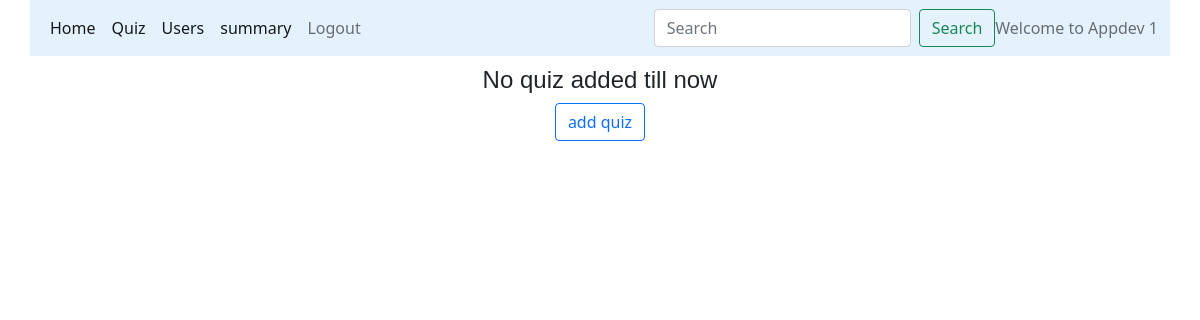
/quiz_management/Appdev 1, run on an earlier commit of the app's database.
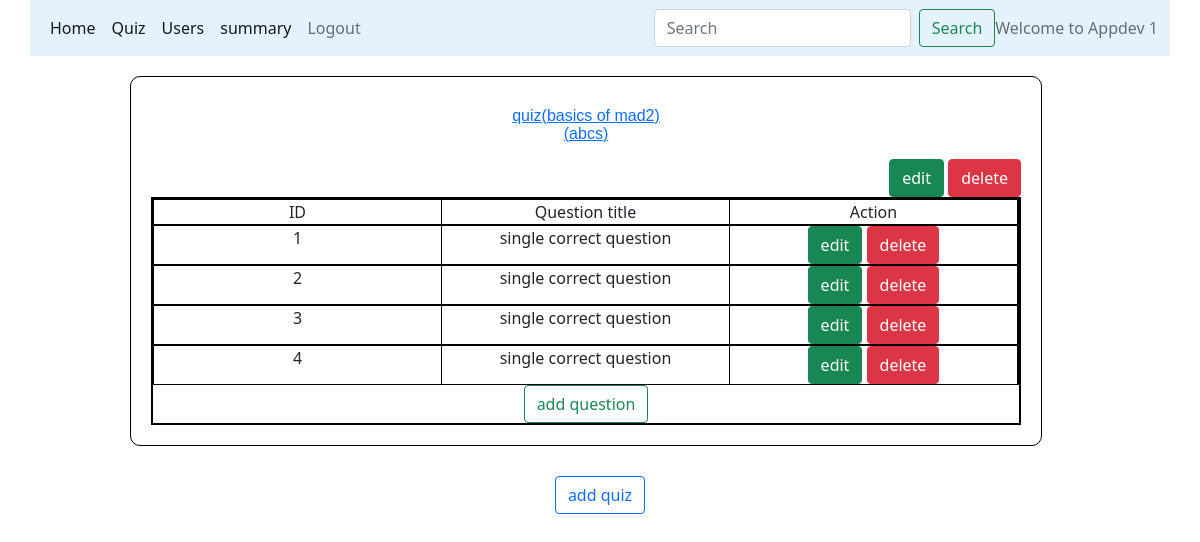
And on a later commit of the database.
### models/database.py (models this page shows)
class Quizzes(db.Model):
    __tablename__="Quizzes"
    id=db.Column(db.Integer, primary_key=True, autoincrement=True, unique=True)
    title=db.Column(db.String(100), nullable=False)
    Chapter_id=db.Column(db.Integer, db.ForeignKey('Chapters.id',ondelete="CASCADE"))
    total_score=db.Column(db.Integer, default=100, nullable=False)
    date=db.Column(db.DateTime, nullable=False)
    time_duration=db.Column(db.String(11), nullable=False)
    remark=db.Column(db.String(100))
    status=db.Column(db.String(100),default="Active", nullable=False)
    Question=db.relationship('Questions', backref="Quizzes", cascade="all, delete-orphan")
    Score=db.relationship('Scores', backref='Quizzes', cascade="all, delete-orphan")

class Chapters(db.Model):
    __tablename__="Chapters"
    id=db.Column(db.Integer, primary_key=True, autoincrement=True,unique=True)
    name=db.Column(db.String(100), nullable=False)
    description=db.Column(db.String(100), nullable=False)
    subject_id=db.Column(db.Integer, db.ForeignKey("Subjects.id", ondelete="CASCADE"), nullable=False)
    quiz=db.relationship('Quizzes', backref="Chapters", cascade="all, delete-orphan")

class Questions(db.Model):
    __tablename__="Questions"
    id=db.Column(db.Integer, primary_key=True, autoincrement=True, unique=True)
    title=db.Column(db.String(100),nullable=False)
    question=db.Column(db.String(100), nullable=False)
    option1=db.Column(db.String(100), nullable=False)
    option2=db.Column(db.String(100), nullable=False)
    option3=db.Column(db.String(100), nullable=False)
    option4=db.Column(db.String(100), nullable=False)
    answer=db.Column(db.String(100), nullable=False)
    Quiz_id=db.Column(db.Integer, db.ForeignKey('Quizzes.id', ondelete="CASCADE"), nullable=False)
    marks=db.Column(db.Integer, default=10,nullable=False)

### controllers/main.py (the view)
@app.route("/quiz_management/<name>" ,methods=["GET","POST"])
def quiz_management(name):
    quizzes=Quizzes.query.all()
    return render_template("quiz_management.html", name=name,quizzes=quizzes)

### templates/quiz_management.html
{%extends "admin_layout.html"%}
{%block content%}
            {%if quizzes%}
            {%for quiz in quizzes%}
              <div class="small_form">
                <a href="/view_quiz_details/{{name}}/{{quiz.id}}"><h4 class="center">quiz({{quiz.Chapters.name}})<p>({{quiz.title}})</p></h4></a>
                <div style="text-align: right;">
                  <a class="btn btn-success" href="/edit_quiz/{{quiz.id}}/{{name}}" role="button">edit</a>
                  <a class="btn btn-danger" href="/quiz/{{quiz.id}}/{{name}}/delete" role="button">delete</a>
                </div>
                <div class="container text-center">
                  <div class="row">
                    <div class="col">
                      ID
                    </div>
                    <div class="col">
                      Question title
                    </div>
                    <div class="col">
                      Action
                    </div>
                  </div>
                  {%if quiz.Question%}
                  {%for Q in quiz.Question%}
                  <div class="row">
                    <div class="col">
                      {{Q.id}}
                    </div>
                    <div class="col">
                      {{Q.title}}
                    </div>
                    <div class="col">
                      <a class="btn btn-success" href="/edit_question/{{Q.id}}/{{name}}" role="button">edit</a>
                      <a class="btn btn-danger" href="/question/{{Q.id}}/{{name}}/delete" role="button">delete</a>
                    </div>
                  </div>
                  {%endfor%}
                  {%else%}
                  <div class="center">
                    <h5>no question aded yet</h5>
                  </div>
                  {%endif%}
                  <div>
                    <a class="btn btn-outline-success" href="/new_question/{{quiz.id}}/{{name}}" role="button">add question</a>
                  </div>
                </div>
              </div>
              {%endfor%}
              {%else%}
              <div class="center">
                <h4>No quiz added till now</h4>
              </div>
              {%endif%}
              <div style="text-align: center;">
                <a class="btn btn-outline-primary" href="/new_quiz/{{name}}" role="button">add quiz</a>
              </div>
{%endblock%}

### templates/admin_layout.html (shortened to what this page needs)
<!DOCTYPE html>
<html>
<head>
    <link rel="stylesheet" href="\static\main.css">
    <link href="https://cdn.jsdelivr.net/npm/bootstrap@5.0.2/dist/css/bootstrap.min.css" rel="stylesheet">
</head>
<body>
  <div style="width: 95%; margin-left: 30px;">
    <nav class="navbar navbar-expand-lg navbar-light" style="background-color: #e3f2fd;">
      <div class="container-fluid">
        <div class="collapse navbar-collapse" id="navbarText">
          <ul class="navbar-nav me-auto mb-2 mb-lg-0">
            <li class="nav-item">
              <a class="nav-link active" aria-current="page" href="/admin_dashboard/{{name}}">Home</a>
            </li>
            <li class="nav-item">
              <a class="nav-link active" aria-current="page" href="/quiz_management/{{name}}">Quiz</a>
            </li>
            <li class="nav-item">
              <a class="nav-link active" aria-current="page" href="/users/{{name}}">Users</a>
            </li>
            <li class="nav-item">
              <a class="nav-link active" aria-current="page" href="/admin_summary/{{name}}">summary</a>
            </li>
            <li class="nav-item">
              <a class="nav-link" href="/login">Logout</a>
            </li>
          </ul>
          <form class="d-flex" method="POST" action="/search/{{name}}">
            <input class="form-control me-2" type="search" placeholder="Search" aria-label="Search" name="admin_search" id="admin_search">
            <button class="btn btn-outline-success" type="submit">Search</button>
          </form>
          <span class="navbar-text">
            Welcome to {{name}}
          </span>
        </div>
      </div>
    </nav>
    {%block content%}{%endblock%}
  </div>
</body>
</html>

### static/main.css (style rules this page uses)
* { margin: 0px; }
.container { border: 2px solid black; width: 180%; }
.small_form { border: 1px solid black; width: 80%; height: auto; margin-top: 20px; padding: 20px; border-radius: 10px; margin-left: 100px; margin-bottom: 30px; padding-bottom: 20px; }
.row { border: 1px solid black; }
.col { border-right: 1px solid black; }
.center { text-align: center; font: 1em sans-serif; margin-top: 10px; }

What changed in the data, as far as the page shows it:
added Quizzes: Chapters.name "basics of mad2", title "abcs"
added Questions: id "1", title "single correct question"
added Questions: id "2", title "single correct question"
added Questions: id "3", title "single correct question"
added Questions: id "4", title "single correct question"
Also different on the page:
text no longer shown: "No quiz added till now"
